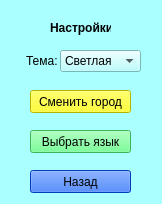
<?xml version="1.0" encoding="UTF-8"?>
<ui version="4.0">
 <class>settings</class>
 <widget class="QWidget" name="settings">
  <property name="geometry">
   <rect>
    <x>0</x>
    <y>0</y>
    <width>162</width>
    <height>204</height>
   </rect>
  </property>
  <property name="windowTitle">
   <string>Настройки</string>
  </property>
  <property name="styleSheet">
   <string notr="true">background-color: rgb(170, 255, 255);</string>
  </property>
  <widget class="QLabel" name="settings_label">
   <property name="geometry">
    <rect>
     <x>50</x>
     <y>20</y>
     <width>61</width>
     <height>16</height>
    </rect>
   </property>
   <property name="font">
    <font>
     <weight>75</weight>
     <bold>true</bold>
    </font>
   </property>
   <property name="text">
    <string>Настройки</string>
   </property>
  </widget>
  <widget class="QPushButton" name="edit_city_btn">
   <property name="geometry">
    <rect>
     <x>30</x>
     <y>90</y>
     <width>101</width>
     <height>23</height>
    </rect>
   </property>
   <property name="styleSheet">
    <string notr="true">background-color: rgb(255, 255, 0);</string>
   </property>
   <property name="text">
    <string>Сменить город</string>
   </property>
  </widget>
  <widget class="QPushButton" name="language_btn">
   <property name="geometry">
    <rect>
     <x>30</x>
     <y>130</y>
     <width>101</width>
     <height>23</height>
    </rect>
   </property>
   <property name="styleSheet">
    <string notr="true">background-color: rgb(85, 255, 127);</string>
   </property>
   <property name="text">
    <string>Выбрать язык</string>
   </property>
  </widget>
  <widget class="QComboBox" name="comboBox">
   <property name="geometry">
    <rect>
     <x>60</x>
     <y>50</y>
     <width>81</width>
     <height>22</height>
    </rect>
   </property>
   <item>
    <property name="text">
     <string>Светлая</string>
    </property>
   </item>
   <item>
    <property name="text">
     <string>Темная</string>
    </property>
   </item>
  </widget>
  <widget class="QLabel" name="light_label">
   <property name="geometry">
    <rect>
     <x>26</x>
     <y>50</y>
     <width>31</width>
     <height>21</height>
    </rect>
   </property>
   <property name="text">
    <string>Тема:</string>
   </property>
  </widget>
  <widget class="QPushButton" name="back_btn">
   <property name="geometry">
    <rect>
     <x>30</x>
     <y>170</y>
     <width>101</width>
     <height>23</height>
    </rect>
   </property>
   <property name="styleSheet">
    <string notr="true">background-color: rgb(0, 85, 255);</string>
   </property>
   <property name="text">
    <string>Назад</string>
   </property>
  </widget>
 </widget>
 <resources/>
 <connections/>
</ui>
